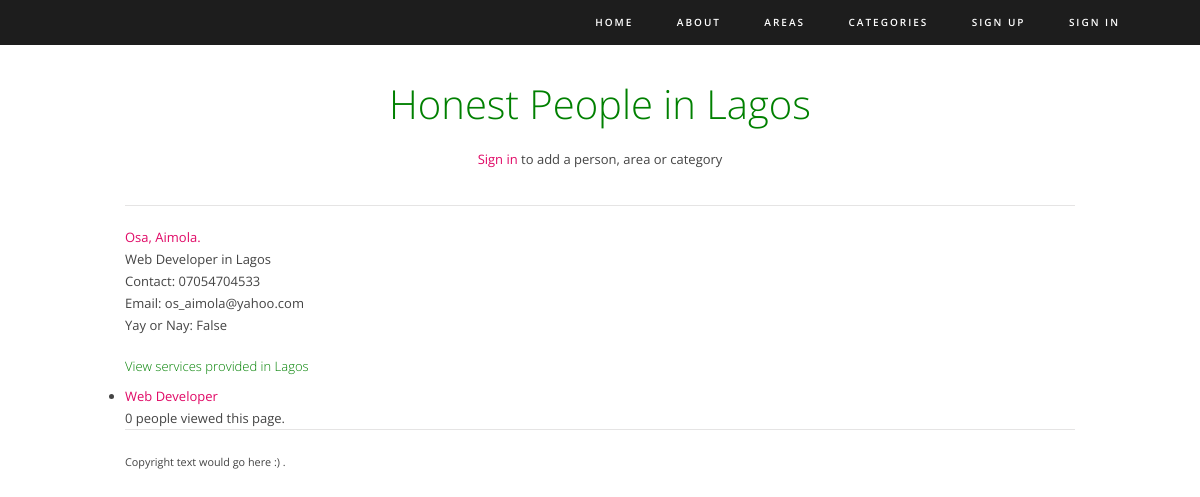
The app's page /honest/area/lagos/ with its own data.
### honest/models.py (models this page shows, shortened)
class Area(models.Model):
    state = models.CharField(max_length=100, unique=True, default='Nigeria')
    views = models.IntegerField(default=0)
    slug = models.SlugField()
    """ commented out, states are unique and cant have multiple areas
    area = models.CharField(max_length=100, unique=True, null=True)
    """
    def __str__(self):
        return self.state

class Person(models.Model):
    service = models.ForeignKey(Category, on_delete=models.PROTECT, related_name='service', help_text='Service')
    location = models.ForeignKey(Area, on_delete=models.PROTECT, related_name='location', help_text='Location (state)')
    first_name = models.CharField(max_length=60, help_text='First name')
    last_name = models.CharField(max_length=60, help_text='Last name (surname)')
    phone_number = models.CharField(max_length=14, validators=[
        MinLengthValidator(11, message='phone number must be 11 - 14 characters long')], help_text="phone number 11"
                                                                                                   "- 14 digits allowed")
    email = models.EmailField(max_length=150, blank=True, help_text='Valid email address')
    date_added = models.DateField(auto_now_add=True)
    views = models.IntegerField(default=0)
    upvotes = models.IntegerField(default=0)
    downvotes = models.IntegerField(default=0)
    rating = models.FloatField(default=0)
    def vote_positive(self):
        return self.upvotes > self.downvotes

class Category(models.Model):
    category = models.CharField(max_length=100, unique=True, default='General',
                                help_text="Category of Service Provided")
    views = models.IntegerField(default=0)
    slug = models.SlugField()
    def __str__(self):
        return self.category

### honest/views.py (the view)
# urls.py: path('area/<str:area_slug>/', views.area, name='area'),
def area(request, area_slug):
    context = {}
    area = Area.objects.get(slug=area_slug)
    context['area'] = area
    people = Person.objects.filter(location=area)
    context['people'] = people
    categories = []
    for person in people:
        if person.service not in categories:
            categories.append(person.service)
    context['categories'] = categories
    return render(request, 'honest/area.html', context)

### honest/templates/honest/area.html (shortened to what this page needs)
{% extends 'honest/themedbase.html' %}
{% block intro_block %}
    <h1>Honest People in {{area.state}}</h1>
    {% if user.is_authenticated %}
        <div class="one-third first"><a href="{% url 'honest:add_person' %}">Add a person</a></div>
        <div class="one-third"><a href="{% url 'honest:add_area' %}">Add an area</a></div>
        <div class="one-third"><a href="{% url 'honest:add_category' %}">Add a category</a></div>
    {% else %}
        <p><a href="{% url 'auth_login' %}">Sign in</a> to add a person, area or category</p>
    {% endif %}
{% endblock %}
{% block body_block %}
    {% if area %}
    {% if people %}
        {% for person in people %}
            <a href="{% url 'honest:person' person.location person.service person.id %}">{{person.first_name}}, {{person.last_name}}.</a>
            <br>{{person.service}} in {{person.location}}
            <br>Contact: {{person.phone_number}}
            <br>Email: {{person.email}}
            <br>Yay or Nay: {{person.vote_positive}}
            <br><br>
        {% endfor %}
        <h2>View services provided in {{area.state}}</h2>
        <ul>
            {% for  category in categories %}
            <li><a href="{% url 'honest:category_in_area' area.slug category.slug %}">{{category.category}}</a> </li>
            {% endfor %}
        </ul>
    {% else %}
        No Honest People Here Yet :(
    <br><br>
    {% endif %}
    {{area.views}} people viewed this page.
    {% else %}
        No matching area found.
    {% endif %}
{% endblock %}

### static/honest/themedstyle.css (style rules this page uses)
html, body, div, span, applet, object, iframe, h1, h2, h3, h4, h5, h6, p, blockquote, pre, a, abbr, acronym, address, big, cite, code, del, dfn, em, img, ins, kbd, q, s, samp, small, strike, strong, sub, sup, tt, var, b, u, i, center, dl, dt, dd, ol, ul, li, fieldset, form, label, legend, table, caption, tbody, tfoot, thead, tr, th, td, article, aside, canvas, details, figcaption, figure, footer, header, hgroup, menu, nav, section, summary, time, mark, audio, video { margin:0; padding:0 }
h1, h2, h3, h4, h5, h6 { font-size:100%; font-weight:normal }
body { font-family:"Open Sans", sans-serif; font-size:13px; line-height:22px; color:#444444; padding:0; }
a, a:link { color:#e00966; text-decoration:none; }
h1, h2, h3, h4, h5, h6, p { margin-bottom:10px; }
h1, h2, h3, h4, h5, h6 { color:green; font-weight:300; }
h1 { font-size:30px; line-height:1.7em; }
h2 { line-height:1.3em; }
#main-content .text-intro h1 { font-size:40px; color:green; text-align:center; }
#main-content .text-intro p { text-align:center; }

### records on screen
Area: state "Lagos", views "0"
Person: first_name "Osa", last_name "Aimola", service "Web Developer", location "Lagos", phone_number "07054704533", email "os_aimola@yahoo.com", vote_positive "False"
Category: category "Web Developer"
